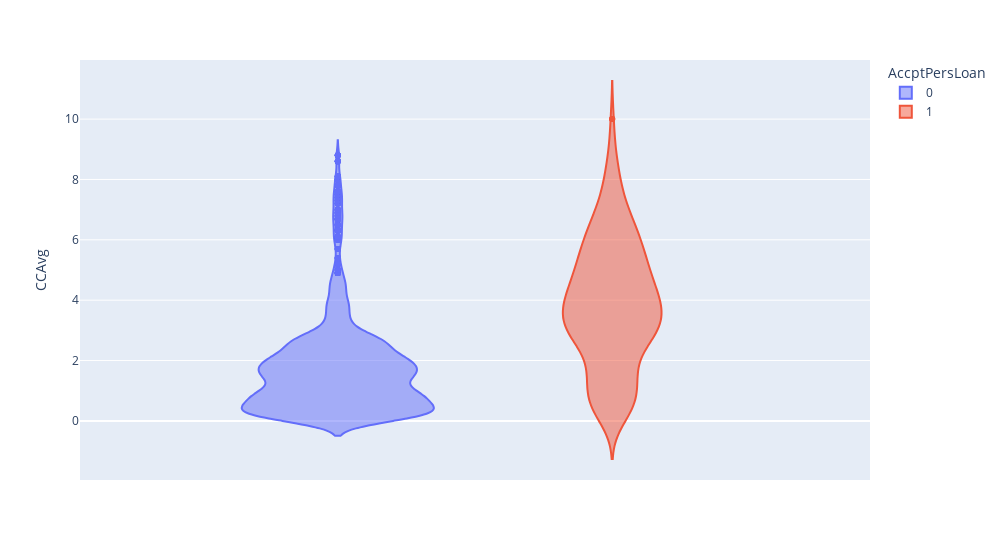

The cell this chart's notebook holds for it:
### Markdown cell above
#### Inference: Given the shape of the violin is similar between the two categories, there isn't any direct inference if age influences acceptance of the loans
<br/>

### Code cell
fig = px.violin(df, color='AccptPersLoan', y='CCAvg', width=1000)
fig.show()

### Figure 1 — Plotly figure (JSON) as saved in the notebook; plotly's stock layout.template omitted (floating-point values rounded to 4 significant figures; data arrays with more than 128 entries replaced by an {"elided": "..."} marker saying what was removed)
{"data": [{"alignmentgroup": "True", "box": {"visible": false}, "hovertemplate": "AccptPersLoan=0<br>CCAvg=%{y}<extra></extra>", "legendgroup": "0", "marker": {"color": "#636efa"}, "name": "0", "offsetgroup": "0", "orientation": "v", "scalegroup": "True", "showlegend": true, "type": "violin", "x0": " ", "xaxis": "x", "y": {"elided": "4520 float values"}, "y0": " ", "yaxis": "y"}, {"alignmentgroup": "True", "box": {"visible": false}, "hovertemplate": "AccptPersLoan=1<br>CCAvg=%{y}<extra></extra>", "legendgroup": "1", "marker": {"color": "#EF553B"}, "name": "1", "offsetgroup": "1", "orientation": "v", "scalegroup": "True", "showlegend": true, "type": "violin", "x0": " ", "xaxis": "x", "y": {"elided": "480 float values"}, "y0": " ", "yaxis": "y"}], "layout": {"legend": {"title": {"text": "AccptPersLoan"}, "tracegroupgap": 0}, "margin": {"t": 60}, "violinmode": "group", "width": 1000, "xaxis": {"anchor": "y", "domain": [0, 1]}, "yaxis": {"anchor": "x", "domain": [0, 1], "title": {"text": "CCAvg"}}}}
